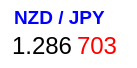
     <widget class="QWidget" name="widget1_21" native="true">
      <property name="geometry">
       <rect>
        <x>10</x>
        <y>360</y>
        <width>137</width>
        <height>68</height>
       </rect>
      </property>
      <property name="styleSheet">
       <string notr="true">background-color: rgb(255, 255, 255);
border-radius: 10px
</string>
      </property>
      <widget class="QLabel" name="labelNZDJPY1">
       <property name="geometry">
        <rect>
         <x>14</x>
         <y>2</y>
         <width>111</width>
         <height>31</height>
        </rect>
       </property>
       <property name="font">
        <font>
         <pointsize>14</pointsize>
         <weight>75</weight>
         <bold>true</bold>
        </font>
       </property>
       <property name="styleSheet">
        <string notr="true">color: rgb(0, 0, 255);
</string>
       </property>
       <property name="text">
        <string>NZD / JPY</string>
       </property>
      </widget>
      <widget class="QLabel" name="labelNZDJPY2">
       <property name="geometry">
        <rect>
         <x>12</x>
         <y>30</y>
         <width>61</width>
         <height>31</height>
        </rect>
       </property>
       <property name="font">
        <font>
         <pointsize>18</pointsize>
        </font>
       </property>
       <property name="styleSheet">
        <string notr="true"/>
       </property>
       <property name="text">
        <string>1.286</string>
       </property>
      </widget>
      <widget class="QLabel" name="labelNZDJPY3">
       <property name="geometry">
        <rect>
         <x>77</x>
         <y>30</y>
         <width>41</width>
         <height>31</height>
        </rect>
       </property>
       <property name="font">
        <font>
         <pointsize>18</pointsize>
        </font>
       </property>
       <property name="styleSheet">
        <string notr="true">color: rgb(255, 0, 0);
</string>
       </property>
       <property name="text">
        <string>703</string>
       </property>
      </widget>
     </widget>
